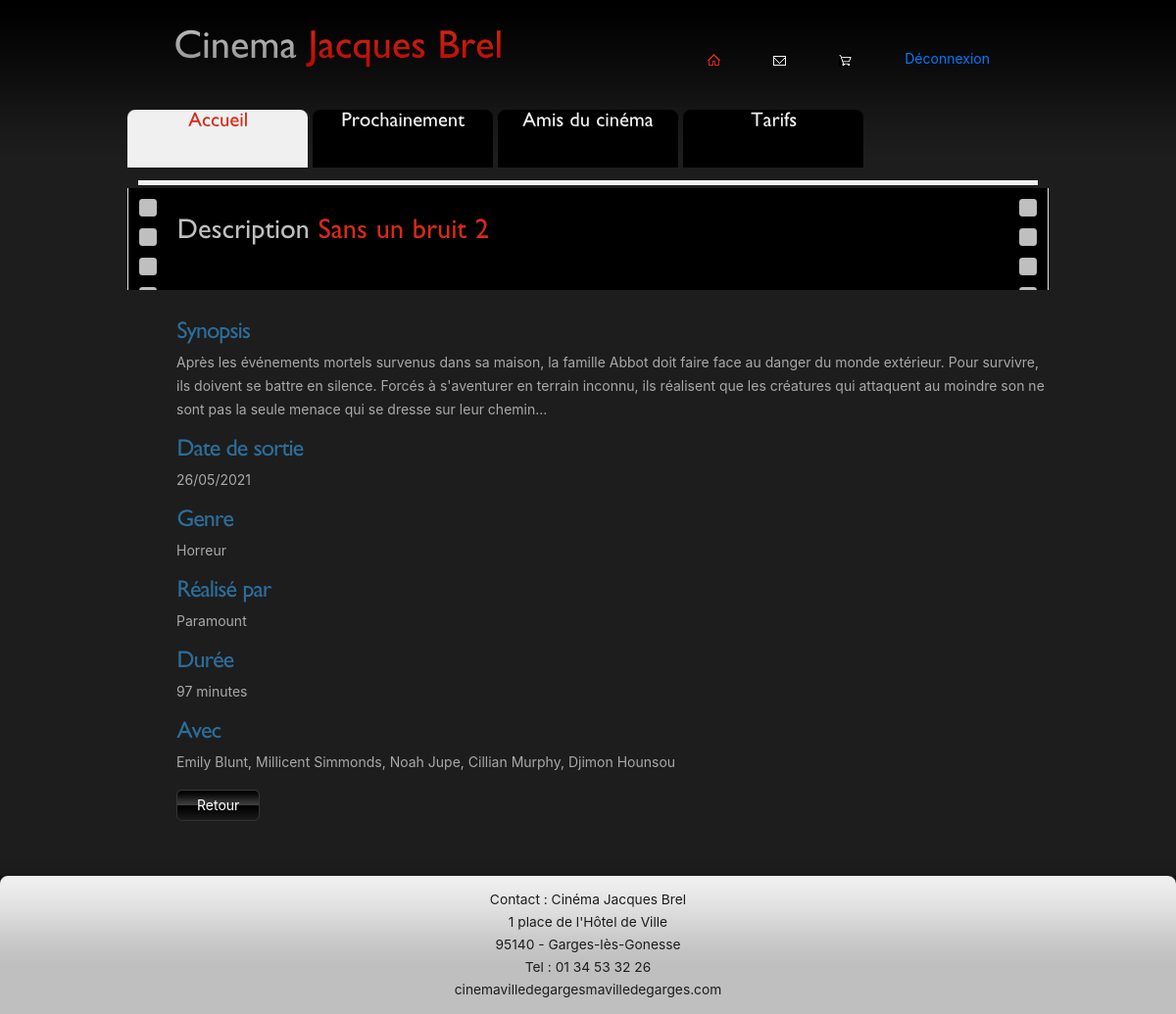
Screenshot of /index.php?page=4&idfilm=4 (signed in) with the database file from the repository.
### tables this page shows
CREATE TABLE IF NOT EXISTS `film` (
  `idfilm` int NOT NULL AUTO_INCREMENT,
  `VISA` char(15) NOT NULL,
  `NOMCOMPAGNIE` varchar(128) NOT NULL,
  `CODEGENRE` char(32) NOT NULL,
  `TITRE` varchar(50) DEFAULT NULL,
  `DUREE` smallint DEFAULT NULL,
  `VERSION` char(30) DEFAULT NULL,
  `DATELIMITE` date DEFAULT NULL,
  `URL` varchar(100) NOT NULL,
  `dateSortie` date NOT NULL,
  `avec` mediumtext NOT NULL,
  `synopsis` mediumtext NOT NULL,
  `prochainement` tinyint(1) NOT NULL,
  PRIMARY KEY (`idfilm`),
  KEY `I_FK_FILM_MAISONEDITION` (`NOMCOMPAGNIE`),
  KEY `I_FK_FILM_GENRE` (`CODEGENRE`)
);

### controleur/controleur.class.php (called while the page is built, shortened)
<?php
    require_once ("Modele/modele.film.php");
    class Controleur
    {
        private $unModele;
        public function __construct(){
            $this -> unModele = new Modele();
        }
        public function selectWhereFilm ($idfilm){
            return $this -> unModele -> selectWhereFilm ($idfilm);
        }
    }
?>

### Modele/modele.film.php (called while the page is built, shortened)
<?php
class Modele {
	private $pdo ;
	public function __construct(){
		$this -> pdo = null;
		try{
			$this -> pdo = new PDO("mysql:host=localhost;dbname=ppecinema","root","", array(PDO::MYSQL_ATTR_INIT_COMMAND => "SET NAMES utf8"));
		}
		catch(PDOException $exp){
			echo "Impossible de se connecter au serveur Mysql / ppecinema";
			echo $exp -> getMessage();
		}
	}
	public function selectWhereFilm ($idfilm){
			if($this -> pdo != null){
				$requete = "SELECT * from film where idfilm = :idfilm;";
				$donnees = array (":idfilm" => $idfilm);
				$select = $this -> pdo -> prepare ($requete);
				$select -> execute($donnees);
				return $select -> fetch();
			}else{
				return null;
			}
	}
}
?>

### description/desc-SansUnBruit2.php (the view, shortened to what this page needs)
<?php
    if(isset($_GET['idfilm'])){
        $idfilm = $_GET['idfilm'];
        $unFilm = $unControleur -> selectWhereFilm($idfilm);
    }
?>
<!DOCTYPE>
<html>
<head>
</head>
<body>
	<div id="content">
		<div class="line-hor"></div>
		<div class="box">
			<div class="border-right">
				<div class="border-left">
					<div class="inner">
						<h3>Description <span><?php echo $unFilm['TITRE'];?></span></h3>
					</div>
				</div>
			</div>
		</div>
		<div class="content">
	        <ul class="movies">
	            <h4><span>Synopsis</span></h4>
	            <p align="left">
					<?php echo $unFilm['synopsis'];?>
				</p>
				<h4><span>Date de sortie</span></h4>
				<p><?php echo strftime("%d/%m/%Y", strtotime($unFilm['dateSortie']));?></p>
				<h4><span>Genre</span></h4>
				<p><?php echo $unFilm['CODEGENRE'];?></p>
				<h4><span>Réalisé par</span></h4>
				<p><?php echo $unFilm['NOMCOMPAGNIE'];?></p>
				<h4><span>Durée</span></h4>
				<p><?php echo $unFilm['DUREE'];?> minutes</p>
				<h4><span>Avec</span></h4>
				<p><?php echo $unFilm['avec'];?> </p>
				<div class="wrapper">
					<a href="index.php?page=1" class="link2" onclick="document.getElementById('contacts-form').submit()">
						<span>
							<span>Retour</span>
						</span>
					</a>
				</div>
			</ul>
		</div>
	</div>
</body>
</html>

### style.css (style rules this page uses)
* { margin: 0; padding: 0; }
html, body { min-width: 940px; }
body { background: rgb(0, 0, 0); font-family: Arial, Helvetica, sans-serif; font-size: 100%; line-height: 1em; color: #858585; }
p { margin: 0; padding: 0; color: darkgrey; }
ul, ol { list-style: none; color: darkgray; }
.wrapper { width: 100%; overflow: hidden }
.movies { width: 100% }
p { margin-bottom: 15px; line-height: 1.714em }
a { color: #e1e1e1; outline: none }
h3 { font-size: 30px; line-height: 1.2em; color: #bfbfbf; margin-bottom: 20px }
h3 span { color: #d72a18 }
h4 { font-size: 20px; line-height: 1.2em; letter-spacing: -1px; color: #2c6d9a; margin-bottom: 18px }
.link2 { display: block; float: left; background: url(images/link2-right.gif) no-repeat right top; color: #fff; cursor: pointer; text-decoration: none; line-height: 1em }
.link2 span { display: block; float: left; padding: 0 6px; background: url(images/link2-left.gif) no-repeat left top }
.link2 span span { display: block; background: url(images/link2-tail.gif) repeat-x left top; padding: 9px 15px 10px 15px }
.line-hor { overflow: hidden; font-size: 0; line-height: 0; width: 918px; height: 8px; margin-left: 11px; background: url(images/line-hor.gif) repeat-x left top; z-index: 1; position: relative }
.box { background: #000; width: 100%; margin-top: -3px }
.box .border-left { background: url(images/border-left.gif) repeat-y left top }
.box .border-right { background: url(images/border-right.gif) repeat-y right top }
.box .inner { padding: 28px 50px 25px 50px }
#content .content { padding: 30px 0 39px 50px }
#page1 #content .box { margin: 0 }

### rows the page displays
film: synopsis "Après les événements mortels survenus dans sa maison, la famille Abbot doit faire face au danger du monde extérieur. Pour survivre, ils doivent se battre en silence. Forcés à s'aventurer en terrain inconnu, ils réalisent que les créatures qui attaquent au moindre son ne sont pas la seule menace qui se dresse sur leur chemin...", dateSortie "26/05/2021", CODEGENRE "Horreur", NOMCOMPAGNIE "Paramount", DUREE "97", avec "Emily Blunt, Millicent Simmonds, Noah Jupe, Cillian Murphy, Djimon Hounsou"
